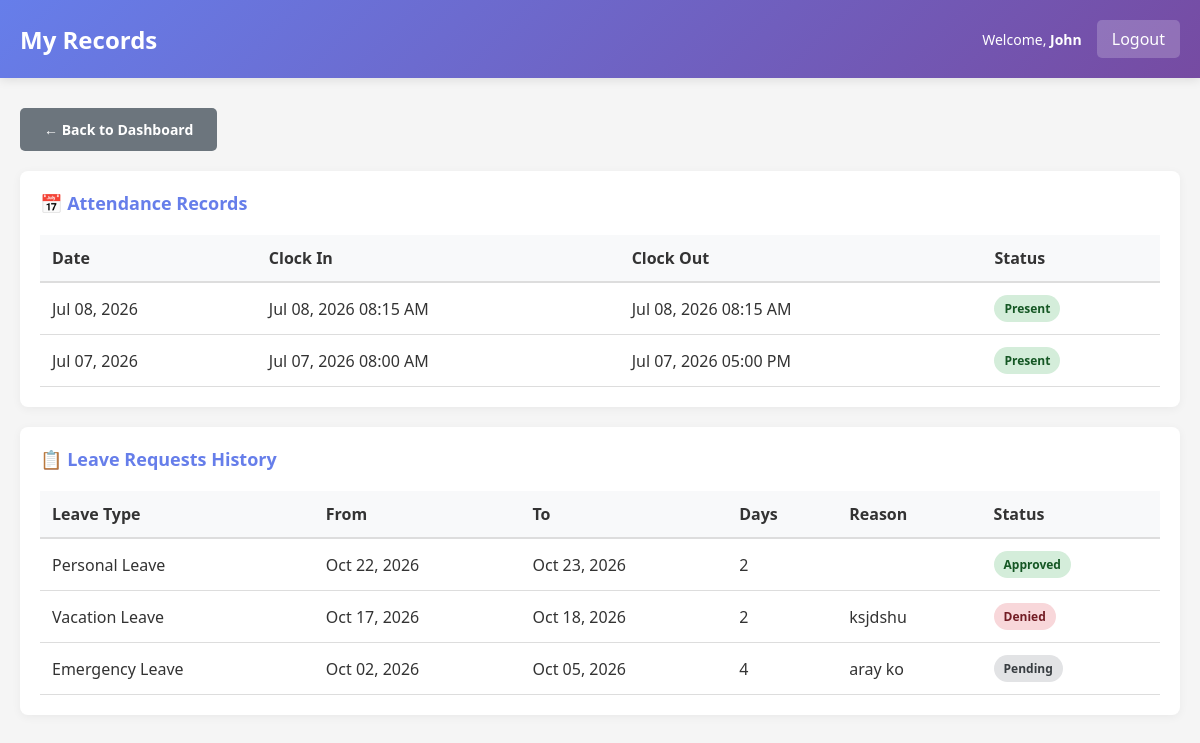
Screenshot of /hrgetafee-simple/employee/records.php (signed in) with the database file from the repository.
### tables this page shows
CREATE TABLE `employees` (
  `employee_id` int(11) NOT NULL,
  `employee_code` varchar(20) NOT NULL,
  `first_name` varchar(50) NOT NULL,
  `last_name` varchar(50) NOT NULL,
  `email` varchar(100) NOT NULL,
  `phone` varchar(20) DEFAULT NULL,
  `position` varchar(100) DEFAULT NULL,
  `employment_type` enum('Regular','Casual','Job Order','COS') DEFAULT 'Regular',
  `salary` decimal(10,2) DEFAULT NULL,
  `date_hired` date DEFAULT NULL,
  `status` enum('active','inactive') DEFAULT 'active',
  `created_at` timestamp NOT NULL DEFAULT current_timestamp(),
  `updated_at` timestamp NOT NULL DEFAULT current_timestamp() ON UPDATE current_timestamp(),
  `department` varchar(100) DEFAULT NULL,
  `qr_code` varchar(255) DEFAULT NULL,
  `qr_generated_date` datetime DEFAULT NULL
);

CREATE TABLE `attendance` (
  `attendance_id` int(11) NOT NULL,
  `employee_id` int(11) NOT NULL,
  `clock_in` datetime DEFAULT NULL,
  `clock_out` datetime DEFAULT NULL,
  `attendance_date` date DEFAULT NULL,
  `status` enum('present','absent','late') DEFAULT 'present',
  `remarks` text DEFAULT NULL,
  `created_at` timestamp NOT NULL DEFAULT current_timestamp(),
  `qr_scanned` tinyint(1) DEFAULT 0
);

CREATE TABLE `leave_requests` (
  `leave_id` int(11) NOT NULL,
  `employee_id` int(11) NOT NULL,
  `leave_type_id` int(11) NOT NULL,
  `start_date` date NOT NULL,
  `end_date` date NOT NULL,
  `number_of_days` int(11) DEFAULT NULL,
  `reason` text DEFAULT NULL,
  `status` enum('pending','approved','denied') DEFAULT 'pending',
  `staff_note` text DEFAULT NULL,
  `denial_reason` text DEFAULT NULL,
  `signature_path` varchar(255) DEFAULT NULL,
  `approved_by` int(11) DEFAULT NULL,
  `approved_date` datetime DEFAULT NULL,
  `created_at` timestamp NOT NULL DEFAULT current_timestamp(),
  `updated_at` timestamp NOT NULL DEFAULT current_timestamp() ON UPDATE current_timestamp()
);

CREATE TABLE `leave_types` (
  `leave_type_id` int(11) NOT NULL,
  `leave_type_name` varchar(50) NOT NULL,
  `max_days_per_year` int(11) DEFAULT NULL,
  `description` text DEFAULT NULL,
  `created_at` timestamp NOT NULL DEFAULT current_timestamp(),
  `is_deleted` tinyint(1) DEFAULT 0,
  `deleted_at` timestamp NULL DEFAULT NULL,
  `deleted_by` int(11) DEFAULT NULL
);

### hrgetafee-simple/includes/functions.php (called while the page is built, shortened)
<?php
function get_employee_info($conn, $employee_id) {
    $stmt = $conn->prepare("SELECT * FROM employees WHERE employee_id = ? LIMIT 1");
    $stmt->bind_param("i", $employee_id);
    $stmt->execute();
    $res = $stmt->get_result();
    $row = $res->fetch_assoc();
    return $row ?: null;
}
function format_date($date) {
    return date('M d, Y', strtotime($date));
}
function format_datetime($datetime) {
    return date('M d, Y h:i A', strtotime($datetime));
}
?>

### hrgetafee-simple/employee/records.php (the view, shortened to what this page needs)
<?php
require_once '../config/database.php';
require_once '../includes/functions.php';
$employee_id = $_SESSION['employee_id'];
$employee = get_employee_info($conn, $employee_id);
$attendance = $conn->query("SELECT * FROM attendance WHERE employee_id = $employee_id ORDER BY attendance_date DESC")->fetch_all(MYSQLI_ASSOC);
$leaves = $conn->query("SELECT lr.*, lt.leave_type_name FROM leave_requests lr JOIN leave_types lt ON lr.leave_type_id = lt.leave_type_id WHERE lr.employee_id = $employee_id ORDER BY lr.created_at DESC")->fetch_all(MYSQLI_ASSOC);
?>
<!DOCTYPE html>
<html lang="en">
<head>
    <link rel="stylesheet" href="../assets/css/style.css">
</head>
<body>
    <div class="navbar">
        <h2>My Records</h2>
        <div class="navbar-user">
            <span>Welcome, <strong><?php echo htmlspecialchars($employee['first_name']); ?></strong></span>
            <a href="../logout.php">Logout</a>
        </div>
    </div>
    <div class="container">
        <a href="dashboard.php" class="btn btn-secondary" style="margin-bottom: 20px;">← Back to Dashboard</a>
        <div class="table-container">
            <h3>📅 Attendance Records</h3>
            <table>
                <thead>
                    <tr>
                        <th>Date</th>
                        <th>Clock In</th>
                        <th>Clock Out</th>
                        <th>Status</th>
                    </tr>
                </thead>
                <tbody>
                    <?php if (!empty($attendance)): ?>
                        <?php foreach ($attendance as $record): ?>
                        <tr>
                            <td><?php echo format_date($record['attendance_date']); ?></td>
                            <td><?php echo $record['clock_in'] ? format_datetime($record['clock_in']) : '-'; ?></td>
                            <td><?php echo $record['clock_out'] ? format_datetime($record['clock_out']) : '-'; ?></td>
                            <td>
                                <?php if ($record['status'] === 'present'): ?>
                                    <span class="badge badge-success">Present</span>
                                <?php elseif ($record['status'] === 'late'): ?>
                                    <span class="badge badge-warning">Late</span>
                                <?php else: ?>
                                    <span class="badge badge-danger">Absent</span>
                                <?php endif; ?>
                            </td>
                        </tr>
                        <?php endforeach; ?>
                    <?php else: ?>
                    <tr>
                        <td colspan="4" class="text-center">No records found</td>
                    </tr>
                    <?php endif; ?>
                </tbody>
            </table>
        </div>
        <div class="table-container">
            <h3>📋 Leave Requests History</h3>
            <table>
                <thead>
                    <tr>
                        <th>Leave Type</th>
                        <th>From</th>
                        <th>To</th>
                        <th>Days</th>
                        <th>Reason</th>
                        <th>Status</th>
                    </tr>
                </thead>
                <tbody>
                    <?php if (!empty($leaves)): ?>
                        <?php foreach ($leaves as $leave): ?>
                        <tr>
                            <td><?php echo htmlspecialchars($leave['leave_type_name']); ?></td>
                            <td><?php echo format_date($leave['start_date']); ?></td>
                            <td><?php echo format_date($leave['end_date']); ?></td>
                            <td><?php echo $leave['number_of_days']; ?></td>
                            <td><?php echo htmlspecialchars(substr($leave['reason'], 0, 30)); ?></td>
                            <td>
                                <?php if ($leave['status'] === 'approved'): ?>
                                    <span class="badge badge-success">Approved</span>
                                <?php elseif ($leave['status'] === 'denied'): ?>
                                    <span class="badge badge-danger">Denied</span>
                                <?php else: ?>
                                    <span class="badge badge-pending">Pending</span>
                                <?php endif; ?>
                            </td>
                        </tr>
                        <?php endforeach; ?>
                    <?php else: ?>
                    <tr>
                        <td colspan="6" class="text-center">No leave requests</td>
                    </tr>
                    <?php endif; ?>
                </tbody>
            </table>
        </div>
    </div>
</body>
</html>

### hrgetafee-simple/assets/css/style.css (style rules this page uses)
* { margin: 0; padding: 0; box-sizing: border-box; }
body { font-family: 'Segoe UI', Tahoma, Geneva, Verdana, sans-serif; background-color: #f5f5f5; color: #333; }
.navbar { background: linear-gradient(135deg, #667eea 0%, #764ba2 100%); color: white; padding: 20px; display: flex; justify-content: space-between; align-items: center; box-shadow: 0 2px 10px rgba(0, 0, 0, 0.1); }
.navbar h2 { font-size: 24px; font-weight: 600; }
.navbar-user { display: flex; gap: 15px; align-items: center; }
.navbar-user span { font-size: 14px; }
.navbar-user a { background: rgba(255, 255, 255, 0.2); color: white; padding: 8px 15px; text-decoration: none; border-radius: 5px; transition: background 0.3s; }
.container { max-width: 1200px; margin: 30px auto; padding: 0 20px; }
.btn { display: inline-block; padding: 12px 24px; border: none; border-radius: 5px; cursor: pointer; font-size: 14px; font-weight: 600; text-decoration: none; transition: all 0.3s; }
.btn-secondary { background: #6c757d; color: white; }
.table-container { background: white; border-radius: 8px; padding: 20px; margin-bottom: 20px; box-shadow: 0 2px 10px rgba(0, 0, 0, 0.05); }
.table-container h3 { color: #667eea; margin-bottom: 20px; font-size: 18px; }
table { width: 100%; border-collapse: collapse; }
table thead { background-color: #f8f9fa; border-bottom: 2px solid #ddd; }
table th { padding: 12px; text-align: left; font-weight: 600; color: #333; }
table td { padding: 12px; border-bottom: 1px solid #ddd; }
.badge { display: inline-block; padding: 5px 10px; border-radius: 20px; font-size: 12px; font-weight: 600; }
.badge-success { background-color: #d4edda; color: #155724; }
.badge-danger { background-color: #f8d7da; color: #721c24; }
.badge-pending { background-color: #e2e3e5; color: #383d41; }

### rows the page displays
employees: first_name "John"
attendance: attendance_date "Jul 08, 2026", clock_in "Jul 08, 2026 08:15 AM", clock_out "Jul 08, 2026 08:15 AM", status "Present"
attendance: attendance_date "Jul 07, 2026", clock_in "Jul 07, 2026 08:00 AM", clock_out "Jul 07, 2026 05:00 PM", status "Present"
leave_requests: leave_type.leave_type_name "Personal Leave", start_date "Oct 22, 2026", end_date "Oct 23, 2026", number_of_days "2", status "Approved"
leave_requests: leave_type.leave_type_name "Vacation Leave", start_date "Oct 17, 2026", end_date "Oct 18, 2026", number_of_days "2", reason "ksjdshu", status "Denied"
leave_requests: leave_type.leave_type_name "Emergency Leave", start_date "Oct 02, 2026", end_date "Oct 05, 2026", number_of_days "4", reason "aray ko", status "Pending"
